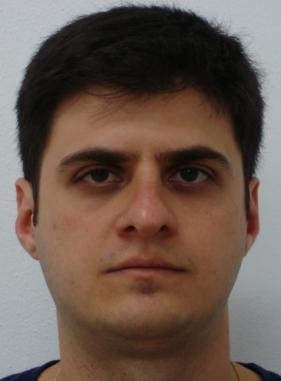
%> input picture TrainDatabase/s1/1.jpg, 281 x 381 px, given in place of 1.bmp, which was not available
$ octave --eval "result = GAFisherDemo;"   (GNU Octave 9; MATLAB toolbox functions it lacks are replaced by stand-ins)
%> lines starting %> are read from the running program, lines starting %| are printed output that depends on the picture; pictures that were not available may be replaced by others from this repository, and a replacement may not be noted
### TrainDatabase.m
function [X, C] = TrainDatabase(TrainDatabasePath, TrainImages, option)
%> called with TrainDatabasePath = 'TrainDatabase', TrainImages = [1 2 3 37 69]
% Align a set of face images (the training set T1, T2, ... , TM )
%
% Description: This function reshapes all 2D images of the training database
% into 1D column vectors. Then, it puts these 1D column vectors in a row to
% construct 2D matrix 'T'.
%
%
% Argument:     TrainDatabasePath      - Path of the training database
%               TrainImages            - Specific image of training for
%                                        each class.
%               option                 - [silence mirror]
%
% Returns:      X                      - A 2D matrix, containing all 1D image vectors.
%                                        Suppose all P images in the training database
%                                        have the same size of MxN. So the length of 1D
%                                        column vectors is MN and 'T' will be a MNxP 2D matrix.
%               C                      - ClassLabel of each training image.
%                                        size will be 1xP.
%
%  no_folder=size(dir([TrainDatabasePath,'\*']),1)-size(dir([TrainDatabasePath,'\*m']),1)-2;
    no_folder = 49;
    resize_dim = [80 60];
    if size(TrainImages,1) == 1;
        if size(TrainImages,2) == 1
            TrainImages = 1:TrainImages;
        end
        train = zeros(no_folder, length(TrainImages));
        for i = 1:no_folder
            train(i,:) = TrainImages;
        end
        TrainImages = train;
    end
%%%%%%%%%%%%%%%%%%%%%%%% Construction of 2D matrix from 1D image vectors
    image_dim = resize_dim(1) * resize_dim(2);
    X = zeros(image_dim, length(find(TrainImages)));
    C = zeros(1, size(X,2));

    if ~exist('TrainDatabasePath', 'var') || isempty(TrainDatabasePath)
        TrainDatabasePath = uigetdir('TrainDatabase\', 'Select training database path' );
    end

    if exist('option', 'var') && ~isempty(option)
        silence = logical(option(1));
        if length(option) > 1
            mirror = logical(option(2));
        else
            mirror = false;
        end
    else
        silence = false;
        mirror = false;
    end
    option = [silence mirror];
    if ~silence
        fprintf(1, 'Loading Faces:\n');
        if mirror
            fprintf(1, '\b (in Mirror Mode)\n');
        end
    end

    img_idx = 1;
    for i = 1:size(TrainImages, 1)
        samples = find(TrainImages(i,:));
        if ~silence
            fprintf(1, 'Class %d: %d samples\n', i, length(samples));
        end
        for s = 1:length(samples)
            img = sprintf('%s\\%d\\%d.bmp',TrainDatabasePath,i,TrainImages(i,s));
            X(:,img_idx) = LoadImage(img, [], option);
            C(img_idx) = i;
            img_idx = img_idx + 1;
        end
    end

    if ~exist('silence', 'var') || isempty(silence)
        fprintf(1, 'Database loaded: %d x %d\n', size(X, 1), size(X, 2));
    end
end

### LoadImage.m
function [image, raw] = LoadImage(path, resize_dim, option, FDetect)
%> called with path = 'TrainDatabase\1\1.bmp', resize_dim = [], option = [false false]
%% loading an image from specific path
% resize_dim: default is 80 x 60
% option: [silence mirror], default are [false false]
%
% image: resized image (gray)
% raw: original image

    if exist('option', 'var') && ~isempty(option)
        silence = logical(option(1));
        if length(option) > 1
            mirror = logical(option(2));
        else
            mirror = false;
        end
    else
        silence = false;
        mirror = false;
    end
    if ~silence
        fprintf(1, '-loading %s...\n', path);
    end
    image = imread(path);
%> image is the input picture: size 381x281x3 uint8; mean R, G, B 106.9, 88.9, 78.7

    if ~exist('FDetect', 'var') || isempty(FDetect)
        FDetect = vision.CascadeObjectDetector;
    end
    %Returns Bounding Box values based on number of objects
    BB = step(FDetect,image);
%> BB = [33 92 225 225]
    % step(Detector,I) returns Bounding Box value that contains [x,y,Height,Width].

    % Somtimes the program will catch more than 1 face in a picture, such as irow==2, so we choose the second face only.
    [irow, ~] = size(BB);
%> irow = 1
    if irow == 1
        image = imcrop(image,BB);
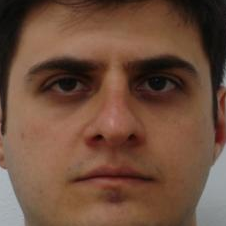
%> image: size 226x226x3 uint8; mean R, G, B 110.8, 78.2, 60.3
    elseif irow > 1
        N = ndims(BB);
        if ~silence
      		fprintf(1, '--strange face number: %d\n', N);
        end
        % image = imcrop(image, BB(2,:));
        [~, m] = max(BB(:,3) + BB(:,4));
        image = imcrop(image, BB(m,:));
    else
        if ~silence
      		fprintf(1, '--NO face can be detected!!\n');
        end
        [height, width] = size(image);
        BB = [width*0.09 height*0.1 width*0.175 height*0.8];
        image = imcrop(image, BB);
    end

    if mirror
        image = flip(image, 2);
    end
    raw = image;

    if ~exist('resize_dim', 'var') || isempty(resize_dim)
        resize_dim = [80 60];
    end

    image = imresize(image, resize_dim);
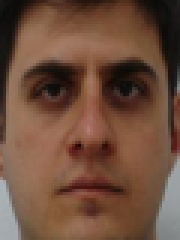
%> image: size 80x60x3 uint8 (shown 3 times larger); mean R, G, B 110.8, 78.2, 60.3
    image = rgb2gray(image);
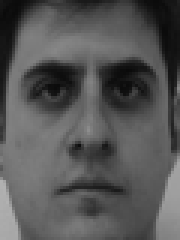
%> image: size 80x60 uint8 (shown 3 times larger); min 10, max 177, mean 85.9
    [irow, icol] = size(image);
%> irow = 80; icol = 60

    image = reshape(image',irow*icol,1);
%> image = 4800 values, max 177 at index 3601, min 10 at index 242, mean 85.9
end

### GAFisherDemo.m
function [W, X, C, R] = GAFisherDemo(Train, Test, GAcoef)
%%	function [W, X, C, R] = GAFisherDemo(Train, Test, GAcoef)
%   train a GA-Fisher system and test it
    if ~exist('Train', 'var') || isempty(Train)
        Train = [1 2 3 37 69];
    end
    if ~exist('GAcoef', 'var') || isempty(GAcoef)
        GAcoef = [40 40];
    end

    [X, C] = TrainDatabase('TrainDatabase', Train);
%> in TrainDatabase, `X(:,img_idx) = LoadImage(img, [], option);`:
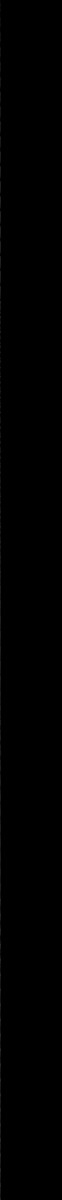
%> X: size 4800x245 double (shown at 1/4 size); min 0, max 177, mean 0.4
%> the run ends on the next line
    [W, X, C] = GAFisherCore(X, C, GAcoef);

    if exist('Test', 'var')
        if isempty(Test)
            Test = Train;
        end
        R = CalRecRate('TrainDatabase', Test, W, X, C, true);
    else
        R = 0;
    end
end

$ run again, on TrainDatabase/s10/1.jpg
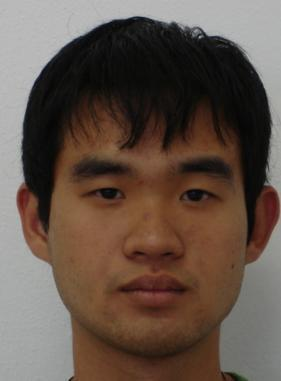
%> input picture TrainDatabase/s10/1.jpg, 281 x 381 px, given in place of 1.bmp, which was not available
%> in LoadImage, image is the input picture: size 381x281x3 uint8; mean R, G, B 98.7, 82.7, 72.6
%> BB = [35 105 227 227]
%> in LoadImage, `[irow, ~] = size(BB);`: irow = 1
%> in LoadImage, `image = imcrop(image,BB);`:
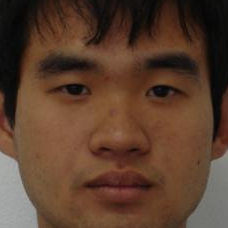
%> image: size 228x228x3 uint8; mean R, G, B 90.3, 62.7, 45.8
%> in LoadImage, `image = rgb2gray(image);`:
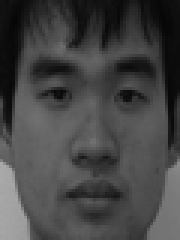
%> image: size 80x60 uint8 (shown 3 times larger); min 6, max 169, mean 69
%> in LoadImage, `image = reshape(image',irow*icol,1);`: image = 4800 values, max 169 at index 3302, min 6 at index 365, mean 69.02
